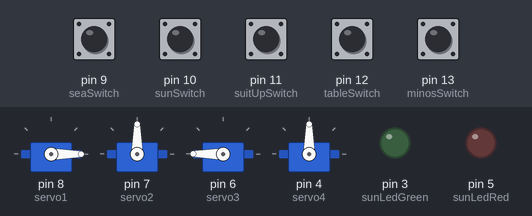
A sketch run on a simulated Arduino Uno, built with avr-gcc and run on an emulated ATmega328P. Parts: 4 × servo, output pins drawn as LEDs (lit = HIGH). The test bench sets the inputs (shaded band); at power-on: pin 9 (seaSwitch), pin 10 (sunSwitch), pin 11 (suitUpSwitch), pin 12 (tableSwitch), pin 13 (minosSwitch) LOW.

Above: at 1.2 s.
1.3 s: pin 10 (sunSwitch) pulled HIGH for 0.15 s
At 1.39 s:
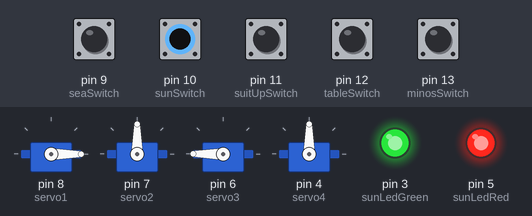
2.9 s: pin 11 (suitUpSwitch) pulled HIGH for 0.15 s
At 3.0 s:
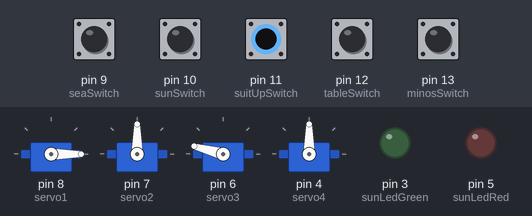
4.5 s: pin 12 (tableSwitch) pulled HIGH for 0.15 s
At 5.3 s:
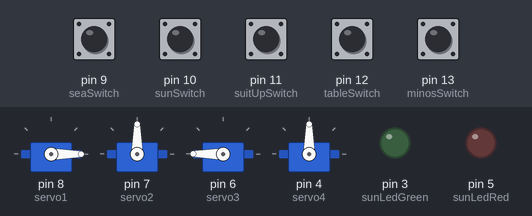
6.1 s: pin 13 (minosSwitch) pulled HIGH for 0.15 s
At 6.2 s:
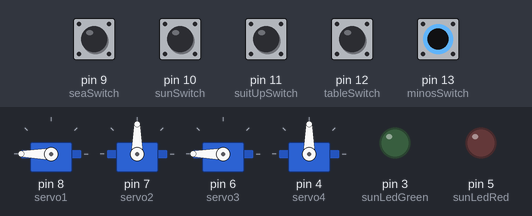
7.7 s: pin 9 (seaSwitch) pulled HIGH for 0.15 s
At 8.8 s:
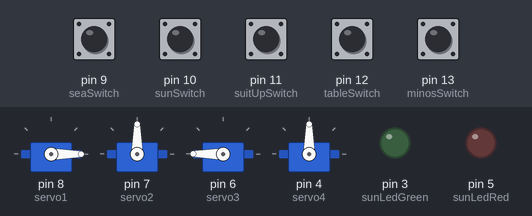
9.3 s: pin 10 (sunSwitch) driven HIGH and pin 11 (suitUpSwitch) driven HIGH
At 10.7 s:
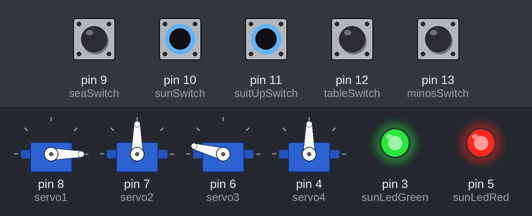
Timing chart, 0 to 11.8 s (numbered marks = the images above; inputs shaded):
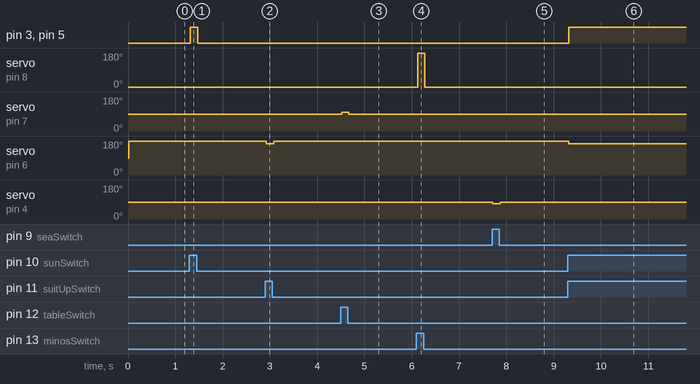

The sketch:

narrative_project.ino
```cpp
#include <Servo.h>

// Code and Fab Narrative Project

Servo servo1;
Servo servo2;
Servo servo3;
Servo servo4;

const int minosSwitch = 13;
const int tableSwitch = 12;
const int suitUpSwitch = 11;
const int sunSwitch = 10;
const int seaSwitch = 9;

const int sunLedRed = 5;
const int sunLedGreen = 3;

int minosSwitchState = 0;
int tableSwitchState = 0;
int suitUpSwitchState = 0;
int sunSwitchState = 0;
int seaSwitchState = 0;

void setup() {

  servo1.attach(8);
  servo2.attach(7);
  servo3.attach(6);
  servo4.attach(4);

  pinMode(sunLedRed, OUTPUT);
  pinMode(sunLedGreen, OUTPUT);

  pinMode(minosSwitch, INPUT);
  pinMode(tableSwitch, INPUT);
  pinMode(suitUpSwitch, INPUT);
  pinMode(sunSwitch, INPUT);
  pinMode(seaSwitch, INPUT);
}

void loop() {
  // put your main code here, to run repeatedly:
  minosSwitchState = digitalRead(minosSwitch);
  tableSwitchState = digitalRead(tableSwitch);
  suitUpSwitchState = digitalRead(suitUpSwitch);
  sunSwitchState = digitalRead(sunSwitch);
  seaSwitchState = digitalRead(seaSwitch);

  // tower
  if (minosSwitchState == HIGH) {
      servo1.write(180);
  }
  if (minosSwitchState == LOW) {
      servo1.write(0);
  }

  // workbench
  int tableVal;
  if (tableSwitchState == HIGH) {
    tableVal = 100;
  }
  if (tableSwitchState == LOW) {
    tableVal = 90;
  }
  servo2.write(tableVal);
  delay(15);

  // suit up
if (suitUpSwitchState == HIGH) {
  servo3.write(165);
}
if (suitUpSwitchState == LOW) {
  servo3.write(180);
}

  // flying
if (sunSwitchState == HIGH) {
  digitalWrite(sunLedRed, 255);
  digitalWrite(sunLedGreen, 255);
}

if (sunSwitchState == LOW) {
  digitalWrite(sunLedRed, 0);
  digitalWrite(sunLedGreen, 0);
}

  // falling
  int seaVal;
  if (seaSwitchState == HIGH) {
    seaVal = 80;
  }
  if (seaSwitchState == LOW) {
    seaVal = 90;
  }
  servo4.write(seaVal);
  delay(15);
}
```

Measured:
- after the input at 1.3 s, pin 3 (sunLedGreen), pin 5 (sunLedRed): LOW → HIGH at once, → LOW 0.15 s later
- after the input at 2.9 s, servo on pin 6 (servo3): 180° → 165° at once, → 180° 0.15 s later
- after the input at 4.5 s, servo on pin 7 (servo2): 90° → 100° at once, → 90° 0.15 s later
- after the input at 6.1 s, servo on pin 8 (servo1): 0° → 180° at once, → 0° 0.15 s later
- after the input at 7.7 s, servo on pin 4 (servo4): 90° → 80° at once, → 90° 0.15 s later
- after the input at 9.3 s, pin 3 (sunLedGreen), pin 5 (sunLedRed): LOW → HIGH at once; servo on pin 6 (servo3): 180° → 165° at once
